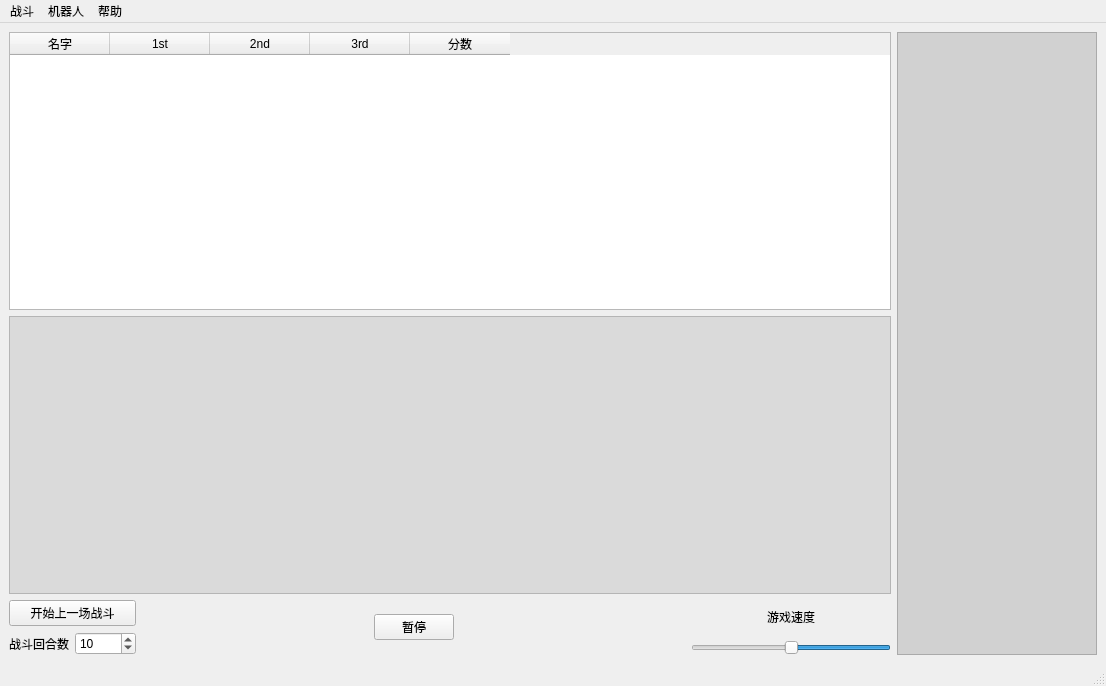
<?xml version="1.0" encoding="UTF-8"?>
<ui version="4.0">
 <class>MainWindow</class>
 <widget class="QMainWindow" name="MainWindow">
  <property name="geometry">
   <rect>
    <x>0</x>
    <y>0</y>
    <width>1106</width>
    <height>686</height>
   </rect>
  </property>
  <property name="windowTitle">
   <string>Python Robocode</string>
  </property>
  <property name="windowIcon">
   <iconset>
    <normaloff>robotImages/smallRed.png</normaloff>robotImages/smallRed.png</iconset>
  </property>
  <widget class="QWidget" name="centralwidget">
   <layout class="QVBoxLayout" name="verticalLayout_4">
    <item>
     <layout class="QHBoxLayout" name="horizontalLayout_3">
      <item>
       <layout class="QVBoxLayout" name="verticalLayout_3">
        <item>
         <widget class="QTableWidget" name="tableWidget">
          <property name="autoFillBackground">
           <bool>false</bool>
          </property>
          <property name="sortingEnabled">
           <bool>true</bool>
          </property>
          <attribute name="horizontalHeaderStretchLastSection">
           <bool>false</bool>
          </attribute>
          <column>
           <property name="text">
            <string>名字</string>
           </property>
          </column>
          <column>
           <property name="text">
            <string>1st</string>
           </property>
          </column>
          <column>
           <property name="text">
            <string>2nd</string>
           </property>
          </column>
          <column>
           <property name="text">
            <string>3rd</string>
           </property>
          </column>
          <column>
           <property name="text">
            <string>分数</string>
           </property>
          </column>
         </widget>
        </item>
        <item>
         <widget class="QGraphicsView" name="graphicsView">
          <property name="enabled">
           <bool>true</bool>
          </property>
          <property name="styleSheet">
           <string notr="true">background-color: rgba(206, 206, 206, 162);</string>
          </property>
         </widget>
        </item>
        <item>
         <layout class="QHBoxLayout" name="horizontalLayout_2">
          <item>
           <layout class="QVBoxLayout" name="verticalLayout">
            <item>
             <widget class="QPushButton" name="pushButton">
              <property name="text">
               <string>开始上一场战斗</string>
              </property>
             </widget>
            </item>
            <item>
             <layout class="QHBoxLayout" name="horizontalLayout">
              <item>
               <widget class="QLabel" name="label_2">
                <property name="text">
                 <string>战斗回合数</string>
                </property>
               </widget>
              </item>
              <item>
               <widget class="QSpinBox" name="spinBox">
                <property name="maximum">
                 <number>10000</number>
                </property>
                <property name="value">
                 <number>10</number>
                </property>
               </widget>
              </item>
             </layout>
            </item>
           </layout>
          </item>
          <item>
           <spacer name="horizontalSpacer_2">
            <property name="orientation">
             <enum>Qt::Horizontal</enum>
            </property>
            <property name="sizeHint" stdset="0">
             <size>
              <width>40</width>
              <height>20</height>
             </size>
            </property>
           </spacer>
          </item>
          <item>
           <widget class="QPushButton" name="stopButton">
            <property name="sizePolicy">
             <sizepolicy hsizetype="Fixed" vsizetype="Fixed">
              <horstretch>0</horstretch>
              <verstretch>0</verstretch>
             </sizepolicy>
            </property>
            <property name="text">
             <string>暂停</string>
            </property>
           </widget>
          </item>
          <item>
           <spacer name="horizontalSpacer">
            <property name="orientation">
             <enum>Qt::Horizontal</enum>
            </property>
            <property name="sizeHint" stdset="0">
             <size>
              <width>40</width>
              <height>20</height>
             </size>
            </property>
           </spacer>
          </item>
          <item>
           <layout class="QVBoxLayout" name="verticalLayout_2">
            <item>
             <widget class="QLabel" name="label">
              <property name="layoutDirection">
               <enum>Qt::LeftToRight</enum>
              </property>
              <property name="styleSheet">
               <string notr="true"/>
              </property>
              <property name="text">
               <string>游戏速度</string>
              </property>
              <property name="alignment">
               <set>Qt::AlignCenter</set>
              </property>
             </widget>
            </item>
            <item>
             <widget class="QSlider" name="horizontalSlider">
              <property name="sizePolicy">
               <sizepolicy hsizetype="Fixed" vsizetype="Fixed">
                <horstretch>0</horstretch>
                <verstretch>0</verstretch>
               </sizepolicy>
              </property>
              <property name="minimumSize">
               <size>
                <width>200</width>
                <height>0</height>
               </size>
              </property>
              <property name="layoutDirection">
               <enum>Qt::RightToLeft</enum>
              </property>
              <property name="maximum">
               <number>120</number>
              </property>
              <property name="value">
               <number>60</number>
              </property>
              <property name="orientation">
               <enum>Qt::Horizontal</enum>
              </property>
              <property name="invertedAppearance">
               <bool>false</bool>
              </property>
              <property name="invertedControls">
               <bool>true</bool>
              </property>
             </widget>
            </item>
           </layout>
          </item>
         </layout>
        </item>
       </layout>
      </item>
      <item>
       <widget class="QGraphicsView" name="graphicsView_2">
        <property name="sizePolicy">
         <sizepolicy hsizetype="Fixed" vsizetype="Expanding">
          <horstretch>0</horstretch>
          <verstretch>0</verstretch>
         </sizepolicy>
        </property>
        <property name="minimumSize">
         <size>
          <width>200</width>
          <height>0</height>
         </size>
        </property>
        <property name="maximumSize">
         <size>
          <width>200</width>
          <height>16777215</height>
         </size>
        </property>
        <property name="styleSheet">
         <string notr="true">background-color: rgba(194, 194, 194, 167);</string>
        </property>
       </widget>
      </item>
     </layout>
    </item>
   </layout>
  </widget>
  <widget class="QMenuBar" name="menubar">
   <property name="geometry">
    <rect>
     <x>0</x>
     <y>0</y>
     <width>1106</width>
     <height>22</height>
    </rect>
   </property>
   <widget class="QMenu" name="menuBattle">
    <property name="title">
     <string>战斗</string>
    </property>
    <addaction name="actionNew"/>
   </widget>
   <widget class="QMenu" name="menuRobot">
    <property name="title">
     <string>机器人</string>
    </property>
    <addaction name="actionNew_2"/>
    <addaction name="actionOpen"/>
   </widget>
   <widget class="QMenu" name="menuHelp">
    <property name="title">
     <string>帮助</string>
    </property>
    <addaction name="separator"/>
    <addaction name="actionClass_Reference"/>
   </widget>
   <addaction name="menuBattle"/>
   <addaction name="menuRobot"/>
   <addaction name="menuHelp"/>
  </widget>
  <widget class="QStatusBar" name="statusbar"/>
  <action name="actionNew">
   <property name="text">
    <string>新建</string>
   </property>
  </action>
  <action name="actionNew_2">
   <property name="text">
    <string>新建</string>
   </property>
  </action>
  <action name="actionOpen">
   <property name="text">
    <string>打开</string>
   </property>
  </action>
  <action name="actionClass_Reference">
   <property name="text">
    <string>类参考</string>
   </property>
  </action>
  <action name="actionAbout">
   <property name="text">
    <string>关于</string>
   </property>
  </action>
 </widget>
 <resources/>
 <connections/>
</ui>
